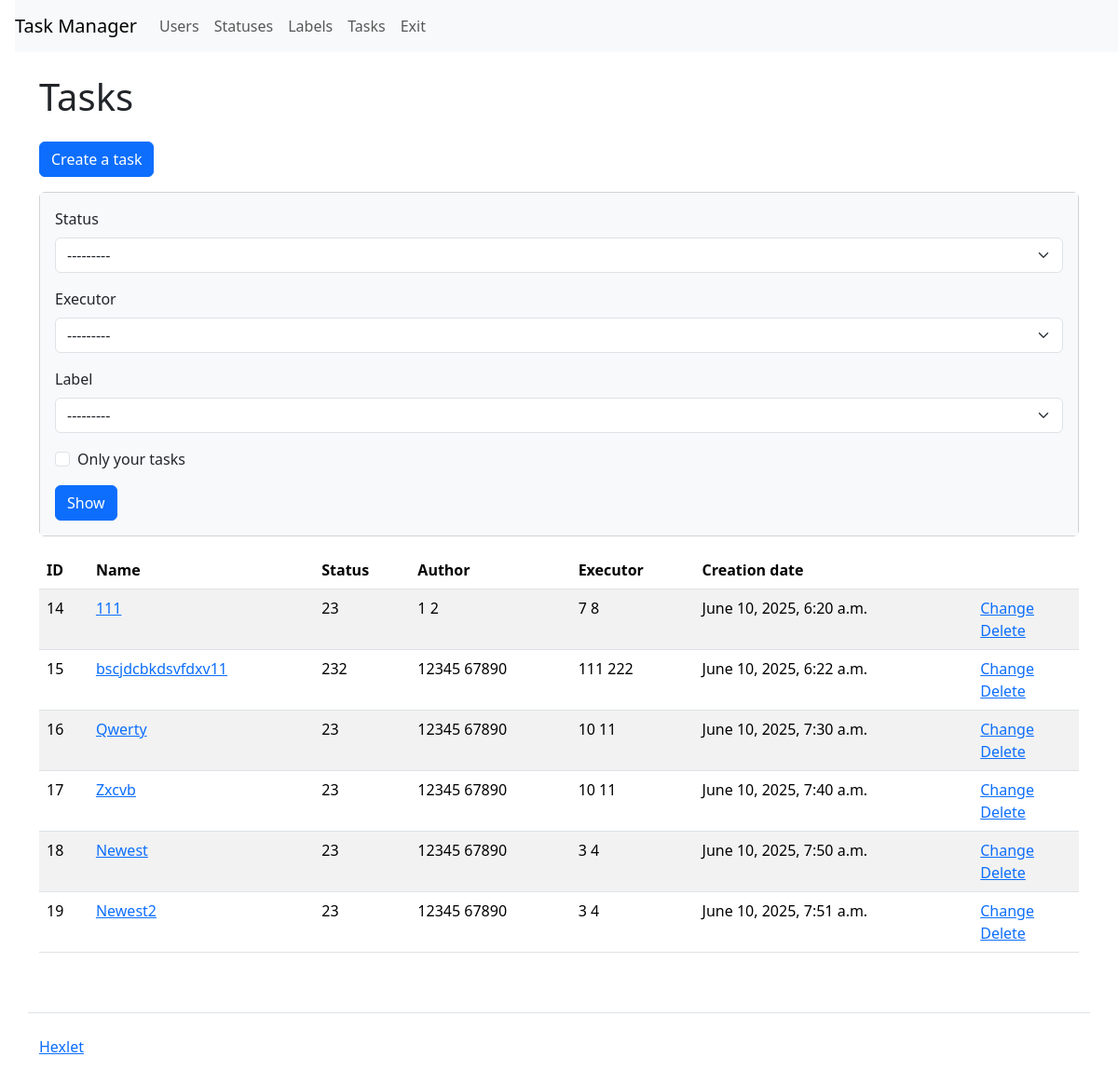
Screenshot of /tasks/ (signed in) with the database file from the repository.
### task_manager/tasks/models.py (models this page shows, shortened)
class Tasks(models.Model):
    name = models.TextField(
        max_length=150,
        verbose_name=_('Name')
        )
    author = models.TextField(
        max_length=150,
        blank=True,
        null=True,
        verbose_name=_('Author')
        )
    discription = models.TextField(
        'discription',
        max_length=100
        )
    status = models.ForeignKey(
        Statuses,
        on_delete=models.SET_NULL,
        blank=True,
        null=True,
        verbose_name=_("Status")
        )
    executor = models.ForeignKey(
        Users,
        on_delete=models.SET_NULL,
        blank=True,
        null=True,
        verbose_name=_("Executor")
        )
    labels = models.ManyToManyField(
        Labels,
        blank=True,
        verbose_name=_("Labels")
        )
    created_at = models.DateTimeField(
        auto_now_add=True,
        verbose_name=_('Creation date')
        )

### task_manager/statuses/models.py (models this page shows)
class Statuses(models.Model):
    name = models.TextField(max_length=150, verbose_name=_('Name'))
    created_at = models.DateTimeField(
        auto_now_add=True, verbose_name=_('Creation date')
        )
    def __str__(self):
        return self.name

### task_manager/users/models.py (models this page shows, shortened)
class Users(AbstractUser, PermissionsMixin):
    first_name = models.TextField(
        max_length=150,
        verbose_name=_('Name')
        )
    last_name = models.TextField(
        max_length=150,
        verbose_name=_('Surname')
        )
    username = models.TextField(
        max_length=150,
        unique=True,
        verbose_name=_('Username'),
        )
    password = models.TextField(
        max_length=20,
        verbose_name=_('Password')
        )
    created_at = models.DateTimeField(
        auto_now_add=True,
        verbose_name=_('Creation date')
        )
    USERNAME_FIELD = 'username'
    def __str__(self):
        return self.get_full_name()

### task_manager/tasks/views.py (the view, shortened to what this page needs)
# urls.py: path('', views.IndexView.as_view(), name='index'),
class IndexView(LoginRequiredMixin, View):
    def dispatch(self, request, *args, **kwargs):
        return super(
            LoginRequiredMixin, self).dispatch(request, *args, **kwargs)
    def get(self, request, *args, **kwargs):
        statuses = Statuses.objects.all()
        executors = Users.objects.all()
        labels = Labels.objects.all()
        status_id = request.GET.get('status')
        executor_id = request.GET.get('executor')
        label_id = request.GET.get('label')
        is_self_tasks = request.GET.get('self_tasks')
        status = Statuses.objects.get(id=status_id) if status_id else None
        executor = Users.objects.get(id=executor_id) if executor_id else None
        label = Labels.objects.get(id=label_id) if label_id else None
        user = request.user
        tasks_status = Tasks.objects.filter(
            status=status_id) if status_id else Tasks.objects.all()
        task_executor = Tasks.objects.filter(
            executor=executor_id) if executor_id else Tasks.objects.all()
        task_label = Tasks.objects.filter(
            labels=label_id) if label_id else Tasks.objects.all()
        self_tasks = Tasks.objects.filter(
            author=user) if (user and is_self_tasks) else Tasks.objects.all()
        valid = 'is-valid' if (
            status or executor or label or is_self_tasks) else ''
        tasks = tasks_status & task_executor & task_label & self_tasks
        return render(request, 'tasks/index.html', context={
            'name': _('Tasks'),
            'statuses': statuses,
            'stat': [status_id, status],
            'executors': executors,
            'exec': [executor_id, executor],
            'labels': labels,
            'lab': [label_id, label],
            'valid': valid,
            'checked': is_self_tasks,
            'tasks': tasks,
        })

### task_manager/labels/models.py (called while the page is built)
    def __str__(self):
        return self.name

### task_manager/templates/tasks/index.html (shortened to what this page needs)
{% extends "index.html" %}
{% load i18n %}
{% block context %}
<a class="btn btn-primary mb-3" href="/tasks/create/" role="button">{% translate 'Create a task' %}</a>
<div class="card mb-3">
    <div class="card-body bg-light">
      <form class="form-inline center" method="get">
        <div class="mb-3">
            <label class="form-label" for="id_status">{% translate 'Status' %}</label>
            <select name="status" class="form-select mr-3 ml-2 {{ valid }}" id="id_status">
                {% if stat.1 %}
                <option value="{{ stat.0 }}" selected>{{ stat.1 }}</option>
                <option value="">---------</option>
                {% for status in statuses %}
                {% if status != stat.1 %}
                <option value="{{ status.id }}">{{ status }}</option>
                {% endif %}
                {% endfor %}
                {% else %}
                <option value="" selected>---------</option>
                {% endif %}
            </select>
        </div>
        <div class="mb-3">
            <label class="form-label" for="id_executor">{% translate 'Executor' %}</label>
            <select name="executor" class="form-select mr-3 ml-2 {{ valid }}" id="id_executor">
                {% if exec.1 %}
                <option value="{{ exec.0 }}" selected>{{ exec.1 }}</option>
                <option value="">---------</option>
                {% for executor in executors %}
                {% if executor != exec.1 %}
                <option value="{{ executor.id }}">{{ executor }}</option>
                {% endif %}
                {% endfor %}
                {% else %}
                <option value="" selected>---------</option>
                {% endif %}
            </select>
        </div>
        <div class="mb-3">
            <label class="form-label" for="id_label">{% translate 'Label' %}</label>
            <select name="label" class="form-select mr-3 ml-2 {{ valid }}" id="id_label">
                {% if lab.1 %}
                <option value="{{ lab.0 }}" selected>{{ lab.1 }}</option>
                <option value="">---------</option>
                {% for label in labels %}
                {% if label != lab.1 %}
                <option value="{{ label.id }}">{{ label }}</option>
                {% endif %}
                {% endfor %}
                {% else %}
                <option value="" selected>---------</option>
                {% endif %}
            </select>
        </div>
        <div class="mb-3">
        <div class="form-check">
            {% if checked %}
            <input type="checkbox" name="self_tasks" class="form-check-input mr-3 {{ valid }}" checked id="id_self_tasks">
            {% else %}
            <input type="checkbox" name="self_tasks" class="form-check-input mr-3 {{ valid }}" id="id_self_tasks">
            {% endif %}
            <label class="form-check-label" for="id_self_tasks">{% translate 'Only your tasks' %}</label>
        </div>
        </div>
        <input class="btn btn-primary" type="submit" value="{% translate 'Show' %}">
      </form>
    </div>
</div>
<table class="table table-striped">
    <thead>
      <tr>
        <th>ID</th>
        <th>{% translate 'Name' %}</th>
        <th>{% translate 'Status' %}</th>
        <th>{% translate 'Author' %}</th>
        <th>{% translate 'Executor' %}</th>
        <th>{% translate 'Creation date' %}</th>
        <th></th>
      </tr>
    </thead>
    <tbody>
      {% if tasks %}
      {% for task in tasks %}
        <tr>
          <td>{{ task.id }}</td>
          <td><a href="/tasks/{{ task.id }}/">{{ task.name }}</a></td>
          <td>{{ task.status }}</td>
          <td>{{ task.author }}</td>
          <td>{{ task.executor }}</td>
          <td>{{ task.created_at }}</td>
          <td>
            <a href="/tasks/{{ task.id }}/update/">{% translate 'Сhange' %}</a>
            <br>
            <a href="/tasks/{{ task.id }}/delete/">{% translate 'Delete' %}</a>
          </td>
        </tr>
      {% endfor %}
      {% endif %}
    </tbody>
  </table>
{% endblock %}

### rows the page displays
Tasks: id "14", name "111", status "23", author "1 2", executor "7 8", created_at "June 10, 2025, 6:20 a.m."
Tasks: id "15", name "bscjdcbkdsvfdxv11", status "232", author "12345 67890", executor "111 222", created_at "June 10, 2025, 6:22 a.m."
Tasks: id "16", name "Qwerty", status "23", author "12345 67890", executor "10 11", created_at "June 10, 2025, 7:30 a.m."
Tasks: id "17", name "Zxcvb", status "23", author "12345 67890", executor "10 11", created_at "June 10, 2025, 7:40 a.m."
Tasks: id "18", name "Newest", status "23", author "12345 67890", executor "3 4", created_at "June 10, 2025, 7:50 a.m."
Tasks: id "19", name "Newest2", status "23", author "12345 67890", executor "3 4", created_at "June 10, 2025, 7:51 a.m."

### other values shown
{{ name }} "Tasks"
